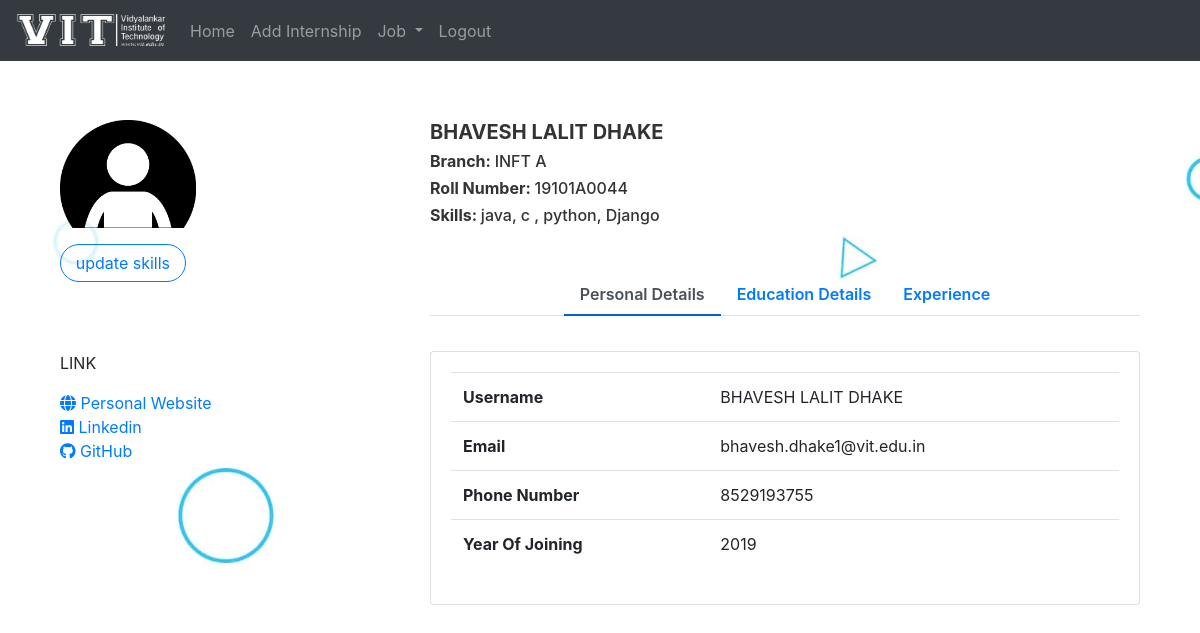
The page /placement_cell/displayProfile/19101A0044/ (signed in) on the database as committed earlier.
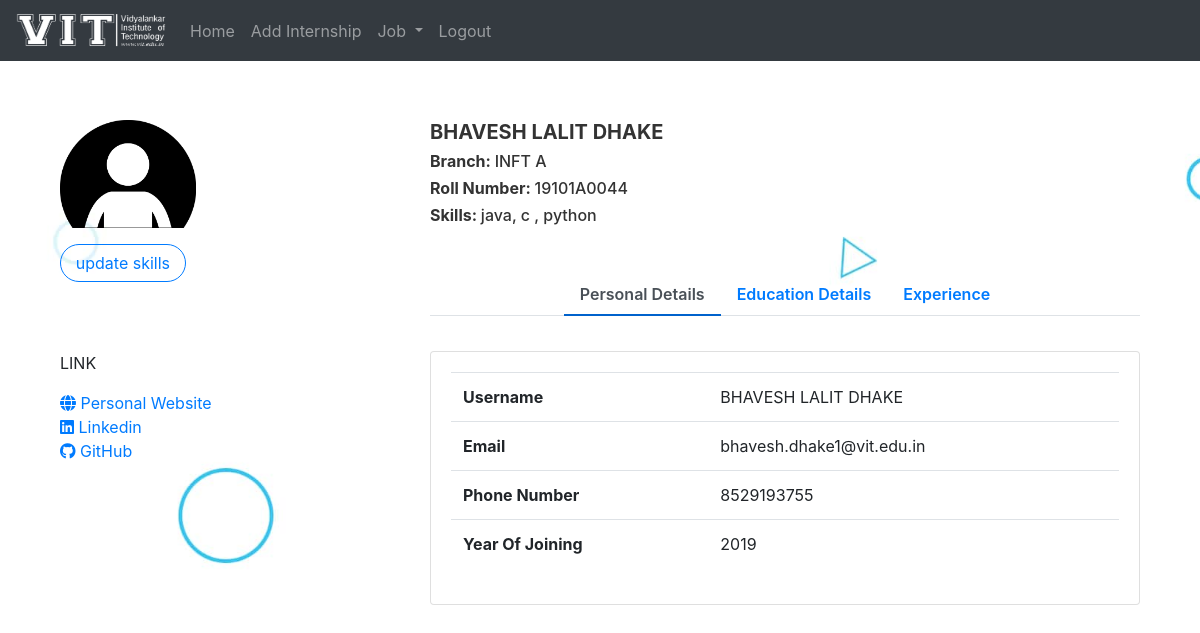
The same page on the database as committed later.
### DMS_Student/models.py (models this page shows, shortened)
class Student(models.Model):
    roll_no = models.CharField(primary_key=True ,max_length=20, null=False)
    phone = models.CharField(max_length=10, null=True)
    father_name = models.CharField(max_length=50, null=True)
    skills = models.TextField(max_length=500, null=False)

### DMS_Student/decorators.py (the view)
        def wrapper_function(request, *args, **kwargs):
            group = None
            if request.user.groups.exists():
                group = request.user.groups.all()[0].name
            if group in allowed_roles:
                 return view_function(request, *args, **kwargs)
            else:
                return HttpResponse('You are not authorized to view this page')

### DMS_Placement_Cell/templates/placement/displayProfile.html (shortened to what this page needs)
{% extends 'placement/base.html' %}
{% load static %}
{% block content %}
<link rel="stylesheet" href="{% static 'css/profile.css' %}">
<div class="container emp-profile">
    <div class="row">
        <div class="col-md-4">
            <div class="profile-img">
                <img src="{% static 'images/person.jpg'%}" alt="" />
                <form method="post">
                    <button type="submit" class="profile-edit-btn btn btn-outline-primary my-3">update skills</button>
                </form>
            </div>
        </div>
        <div class="col-md-8">
            <div class="profile-head">
                <h5><strong>{{name}}</strong></h5>
                <h6><strong>Branch: </strong>{{branch}} {{div}}</h6>
                <h6><strong>Roll Number: </strong>{{rollNo}}</h6>
                <h6><strong>Skills: </strong>{{student.skills}}</h6>
                <ul class="nav nav-tabs mt-5 d-flex justify-content-center" id="myTab" role="tablist">
                    <li class="nav-item">
                        <a class="nav-link active" id="home-tab" data-toggle="tab" href="#home" role="tab"
                            aria-controls="home" aria-selected="true">Personal Details</a>
                    </li>
                    <li class="nav-item">
                        <a class="nav-link" id="edu-tab" data-toggle="tab" href="#edu" role="tab" aria-controls="edu"
                            aria-selected="false">Education Details</a>
                    </li>
                    <li class="nav-item">
                        <a class="nav-link" id="profile-tab" data-toggle="tab" href="#exp" role="tab"
                            aria-controls="profile" aria-selected="false">Experience</a>
                    </li>
                </ul>
            </div>
        </div>
    </div>
    <div class="row">
        <div class="col-md-4" id="link-col">
            <div class="profile-work">
                <p>LINK</p>
                <a href="#"><i class="fas fa-globe"></i> Personal Website</a><br>
                <a href="#"><i class="fab fa-linkedin"></i> Linkedin</a><br>
                <a href="#"><i class="fab fa-github"></i> GitHub</a><br>
            </div>
        </div>
        <div class="col-md-8" id="info-col">
            <div class="tab-content profile-tab" id="myTabContent">
                <div class="tab-pane fade show active" id="home" role="tabpanel" aria-labelledby="home-tab">
                    <div class="card card-body">
                        <table class="table table-hover">
                            <tbody>
                                <tr>
                                    <td><strong>Username</strong></td>
                                    <td>{{name}}</td>
                                </tr>
                                <tr>
                                    <td><strong>Email</strong></td>
                                    <td>{{user.email}}</td>
                                </tr>
                                <tr>
                                    <td><strong>Phone Number</strong></td>
                                    <td>{{student.phone}}</td>
                                </tr>
                                <tr>
                                    <td><strong>Year Of Joining</strong></td>
                                    <td>{{yearOfJoining}}</td>
                                </tr>
                            </tbody>
                        </table>
                    </div>
                </div>
        </div>
    </div>
</div>
</div>
{%endblock%}

Rows that differ between the two databases and show on the page:
changed Student: skills "java, c , python, Django" → "java, c , python"
